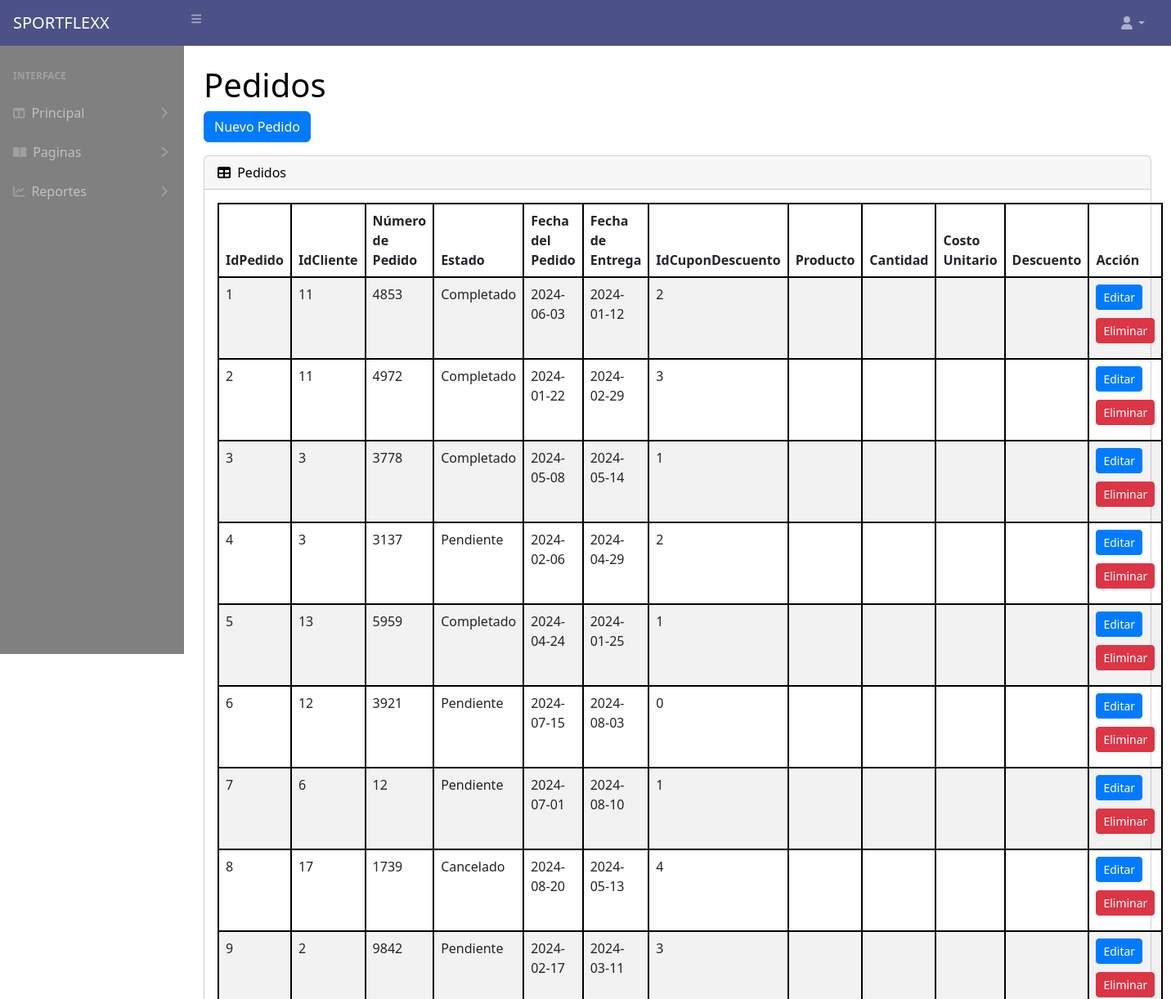
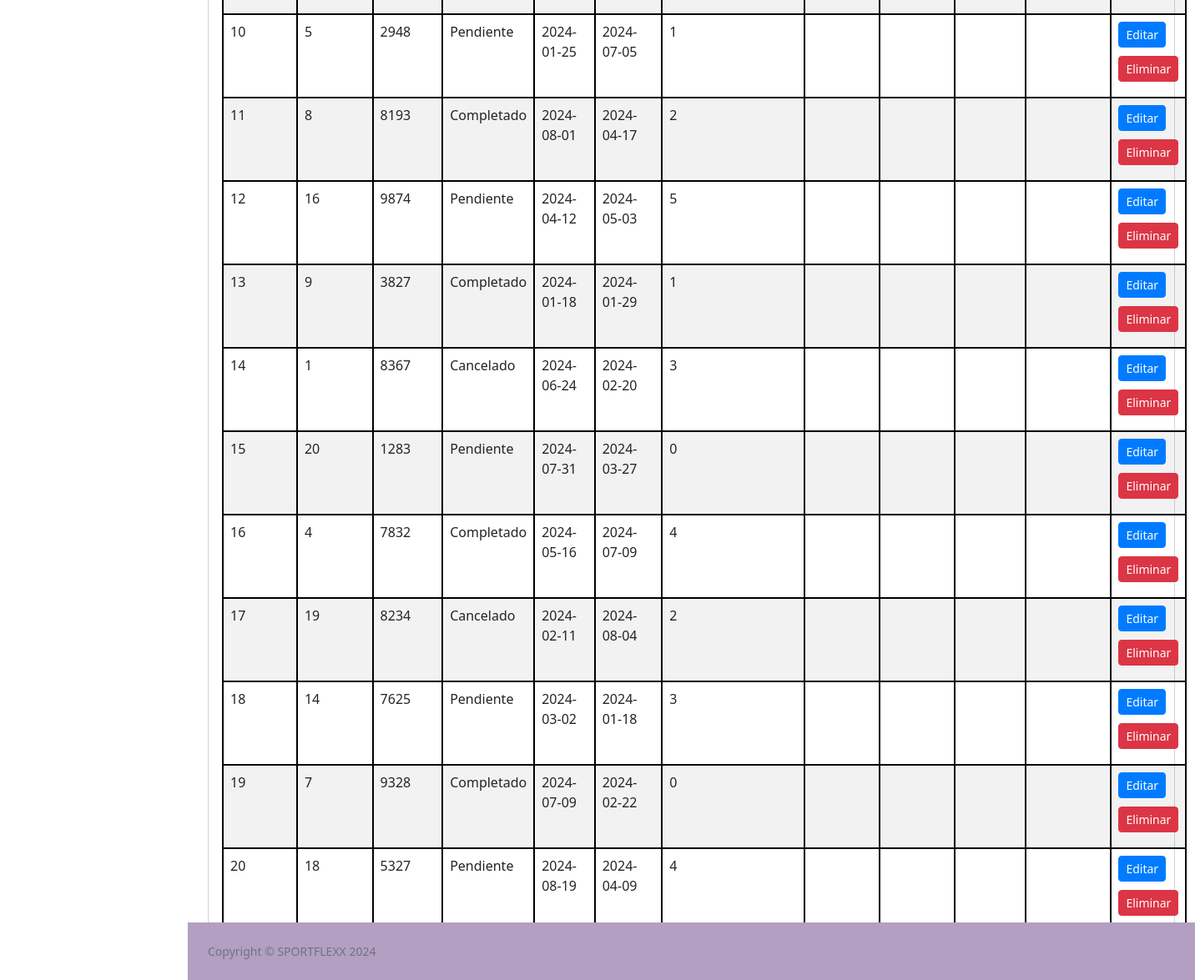
/Admin/PHP/Menus/Pedido.php, run on the app's committed database (2 pictures, top to bottom).
### tables this page shows
CREATE TABLE `pedido` (
  `IdPedido` int(11) NOT NULL,
  `IdCliente` int(11) DEFAULT NULL,
  `NumeroPedido` varchar(50) NOT NULL,
  `Estado` varchar(50) NOT NULL,
  `FechaPedido` date NOT NULL DEFAULT curdate(),
  `FechaEntrega` date DEFAULT NULL,
  `IdCuponDescuento` int(11) DEFAULT NULL,
  `SessionId` varchar(100) DEFAULT NULL
);

### Admin/PHP/coneccion/conector.php (called while the page is built, shortened)
<?php
class Conectar {
    private $server = "localhost";
    private $login = "root";
    private $pass = "";
    private $bdatos = "sportflexx";
    private $conexion;
    function __construct() {
        $this->conexion = new mysqli($this->server, $this->login, $this->pass, $this->bdatos);
        $this->conexion->set_charset("utf8mb4");
    }
    function getConexion() {
        return $this->conexion;
    }
}
?>

### Admin/PHP/Menus/Pedido.php (the view, shortened to what this page needs)
<?php
require_once(__DIR__ . "/../coneccion/conector.php");
$obj = new Conectar();
$sql = "
    SELECT p.IdPedido, p.IdCliente, p.NumeroPedido, p.Estado, p.FechaPedido, p.FechaEntrega, p.IdCuponDescuento,
           dp.IdDetallePedido, dp.IdProducto, dp.Cantidad, dp.PrecioUnitario, dp.Descuento, prod.Nombre AS NombreProducto
    FROM pedido p
    LEFT JOIN detallepedido dp ON p.IdPedido = dp.IdPedido
    LEFT JOIN producto prod ON dp.IdProducto = prod.IdProducto
";
$rsMed = mysqli_query($obj->getConexion(), $sql);
?>
<!DOCTYPE html>
<html lang="en">
<head>
    <link href="https://cdn.jsdelivr.net/npm/simple-datatables@7.1.2/dist/style.min.css" rel="stylesheet" />
    <link href="../estilos/stylesAdmin.css" rel="stylesheet" />
    <link href="https://cdn.jsdelivr.net/npm/bootstrap@5.2.3/dist/css/bootstrap.min.css" rel="stylesheet" />
</head>
<?php
include_once "navbar_admin.php";
?>
        <div id="layoutSidenav_content">
            <main>
                <div class="container-fluid px-4">
                    <h1 class="mt-4">Pedidos</h1>
                    <button class="btn btn-primary mb-3" data-bs-toggle="modal" data-bs-target="#modalPedido" onclick="clearForm()">Nuevo Pedido</button>
                    <div class="card mb-4">
                        <div class="card-header">
                            <i class="fas fa-table me-1"></i>
                            Pedidos
                        </div>
                        <div class="card-body">
                            <table id="datatablesSimple" class="table table-striped table-bordered">
                                <thead>
                                    <tr>
                                        <th>IdPedido</th>
                                        <th>IdCliente</th>
                                        <th>Número de Pedido</th>
                                        <th>Estado</th>
                                        <th>Fecha del Pedido</th>
                                        <th>Fecha de Entrega</th>
                                        <th>IdCuponDescuento</th>
                                        <th>Producto</th>
                                        <th>Cantidad</th>
                                        <th>Costo Unitario</th>
                                        <th>Descuento</th>
                                        <th>Acción</th>
                                    </tr>
                                </thead>
                                <tbody>
    <?php
    while ($registro = mysqli_fetch_array($rsMed)) {
        $pedidoData = htmlspecialchars(json_encode($registro), ENT_QUOTES, 'UTF-8');
        echo "<tr>";
        echo "<td>" . $registro['IdPedido'] . "</td>";
        echo "<td>" . $registro['IdCliente'] . "</td>";
        echo "<td>" . $registro['NumeroPedido'] . "</td>";
        echo "<td>" . $registro['Estado'] . "</td>";
        echo "<td>" . $registro['FechaPedido'] . "</td>";
        echo "<td>" . $registro['FechaEntrega'] . "</td>";
        echo "<td>" . $registro['IdCuponDescuento'] . "</td>";
        echo "<td>" . $registro['NombreProducto'] . "</td>";
        echo "<td>" . $registro['Cantidad'] . "</td>";
        echo "<td>" . $registro['PrecioUnitario'] . "</td>";
        echo "<td>" . $registro['Descuento'] . "</td>";
        echo "<td>
                <button class='btn btn-primary btn-sm edit-btn' data-bs-toggle='modal' data-bs-target='#modalPedido' data-pedido='{$pedidoData}'>Editar</button>
                <form method='post' action='EliminarPedido.php' class='d-inline delete-form'>
                    <input type='hidden' name='Pedido-Id' value='" . $registro['IdPedido'] . "'>
                    <button type='submit' class='btn btn-danger btn-sm'>Eliminar</button>
                </form>
              </td>";
        echo "</tr>";
    }
    ?>
                                </tbody>
                            </table>
                        </div>
                    </div>
                </div>
            </main>
<?php
include_once "footer_Admin.php";
?>
        </div>
    </div>
</body>
</html>

### Admin/PHP/Menus/navbar_admin.php (style rules this page uses)
body { background-color: white; color: black; }
.card { width: 100%; background-color: white; }
.btn { margin-bottom: 10px; }
.table-bordered th, .table-bordered td { border: 2px solid black; }
.table-bordered { border-collapse: collapse; }
.btn-primary { background-color: #007bff; border-color: #007bff; }
.btn-danger { background-color: #dc3545; border-color: #dc3545; }

### data on the page
pedido: IdPedido "1", IdCliente "11", NumeroPedido "4853", Estado "Completado", FechaPedido "2024-06-03", FechaEntrega "2024-01-12", IdCuponDescuento "2"
pedido: IdPedido "2", IdCliente "11", NumeroPedido "4972", Estado "Completado", FechaPedido "2024-01-22", FechaEntrega "2024-02-29", IdCuponDescuento "3"
pedido: IdPedido "3", IdCliente "3", NumeroPedido "3778", Estado "Completado", FechaPedido "2024-05-08", FechaEntrega "2024-05-14", IdCuponDescuento "1"
pedido: IdPedido "4", IdCliente "3", NumeroPedido "3137", Estado "Pendiente", FechaPedido "2024-02-06", FechaEntrega "2024-04-29", IdCuponDescuento "2"
pedido: IdPedido "5", IdCliente "13", NumeroPedido "5959", Estado "Completado", FechaPedido "2024-04-24", FechaEntrega "2024-01-25", IdCuponDescuento "1"
pedido: IdPedido "6", IdCliente "12", NumeroPedido "3921", Estado "Pendiente", FechaPedido "2024-07-15", FechaEntrega "2024-08-03", IdCuponDescuento "0"
pedido: IdPedido "7", IdCliente "6", NumeroPedido "12", Estado "Pendiente", FechaPedido "2024-07-01", FechaEntrega "2024-08-10", IdCuponDescuento "1"
pedido: IdPedido "8", IdCliente "17", NumeroPedido "1739", Estado "Cancelado", FechaPedido "2024-08-20", FechaEntrega "2024-05-13", IdCuponDescuento "4"
pedido: IdPedido "9", IdCliente "2", NumeroPedido "9842", Estado "Pendiente", FechaPedido "2024-02-17", FechaEntrega "2024-03-11", IdCuponDescuento "3"
pedido: IdPedido "10", IdCliente "5", NumeroPedido "2948", Estado "Pendiente", FechaPedido "2024-01-25", FechaEntrega "2024-07-05", IdCuponDescuento "1"
pedido: IdPedido "11", IdCliente "8", NumeroPedido "8193", Estado "Completado", FechaPedido "2024-08-01", FechaEntrega "2024-04-17", IdCuponDescuento "2"
pedido: IdPedido "12", IdCliente "16", NumeroPedido "9874", Estado "Pendiente", FechaPedido "2024-04-12", FechaEntrega "2024-05-03", IdCuponDescuento "5"
pedido: IdPedido "13", IdCliente "9", NumeroPedido "3827", Estado "Completado", FechaPedido "2024-01-18", FechaEntrega "2024-01-29", IdCuponDescuento "1"
pedido: IdPedido "14", IdCliente "1", NumeroPedido "8367", Estado "Cancelado", FechaPedido "2024-06-24", FechaEntrega "2024-02-20", IdCuponDescuento "3"
pedido: IdPedido "15", IdCliente "20", NumeroPedido "1283", Estado "Pendiente", FechaPedido "2024-07-31", FechaEntrega "2024-03-27", IdCuponDescuento "0"
pedido: IdPedido "16", IdCliente "4", NumeroPedido "7832", Estado "Completado", FechaPedido "2024-05-16", FechaEntrega "2024-07-09", IdCuponDescuento "4"
pedido: IdPedido "17", IdCliente "19", NumeroPedido "8234", Estado "Cancelado", FechaPedido "2024-02-11", FechaEntrega "2024-08-04", IdCuponDescuento "2"
pedido: IdPedido "18", IdCliente "14", NumeroPedido "7625", Estado "Pendiente", FechaPedido "2024-03-02", FechaEntrega "2024-01-18", IdCuponDescuento "3"
pedido: IdPedido "19", IdCliente "7", NumeroPedido "9328", Estado "Completado", FechaPedido "2024-07-09", FechaEntrega "2024-02-22", IdCuponDescuento "0"
pedido: IdPedido "20", IdCliente "18", NumeroPedido "5327", Estado "Pendiente", FechaPedido "2024-08-19", FechaEntrega "2024-04-09", IdCuponDescuento "4"
